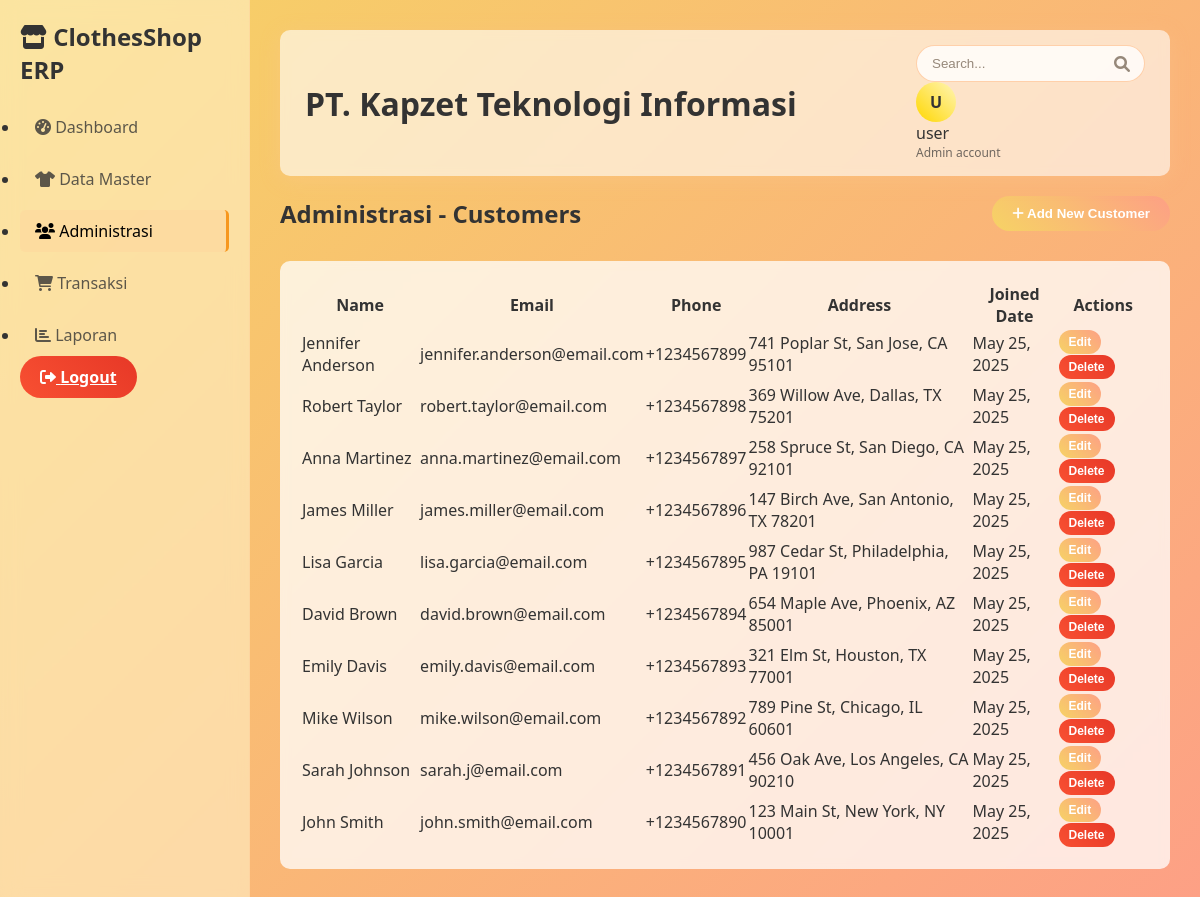
The page /customers/ (signed in) on the database its author committed.
### erp_app/models.py (models this page shows, shortened)
class Customer(models.Model):
    name = models.CharField(max_length=200)
    email = models.EmailField()
    phone = models.CharField(max_length=20)
    address = models.TextField()
    created_at = models.DateTimeField(auto_now_add=True)

### erp_app/views.py (the view, shortened to what this page needs)
# urls.py: path('customers/', views.customers, name='customers'),
@login_required
def customers(request):
    customers = Customer.objects.all().order_by('-created_at')
    context = {
        'customers': customers,
    }
    return render(request, 'customers.html', context)

### templates/customers.html (shortened to what this page needs)
{% extends 'base.html' %}
{% block content %}
<div style="display: flex; justify-content: space-between; align-items: center; margin-bottom: 20px;">
    <h2>Administrasi - Customers</h2>
    <button class="btn btn-primary" onclick="toggleAddForm()">
        <i class="fas fa-plus"></i> Add New Customer
    </button>
</div>
<div class="table-container">
    <table>
        <thead>
            <tr>
                <th>Name</th>
                <th>Email</th>
                <th>Phone</th>
                <th>Address</th>
                <th>Joined Date</th>
                <th>Actions</th>
            </tr>
        </thead>
        <tbody>
            {% for customer in customers %}
            <tr>
                <td>{{ customer.name }}</td>
                <td>{{ customer.email }}</td>
                <td>{{ customer.phone }}</td>
                <td>{{ customer.address|truncatechars:50 }}</td>
                <td>{{ customer.created_at|date:"M d, Y" }}</td>
                <td>
                    <button class="btn btn-primary" style="padding: 5px 10px; font-size: 12px;">Edit</button>
                    <button class="btn btn-danger" style="padding: 5px 10px; font-size: 12px;">Delete</button>
                </td>
            </tr>
            {% empty %}
            <tr>
                <td colspan="6" style="text-align: center; opacity: 0.7;">No customers found. Add your first customer!</td>
            </tr>
            {% endfor %}
        </tbody>
    </table>
</div>
{% endblock %}

### templates/base.html (shortened to what this page needs)
<!DOCTYPE html>
<html lang="en">
<head>
    <link href="https://cdnjs.cloudflare.com/ajax/libs/font-awesome/6.0.0/css/all.min.css" rel="stylesheet">
</head>
<body>
    <div class="container">
        {% if user.is_authenticated %}
        <div class="sidebar">
            <div class="logo">
                <h2><i class="fas fa-store"></i> ClothesShop ERP</h2>
            </div>
            <ul class="nav-menu">
                <li class="nav-item">
                    <a href="{% url 'dashboard' %}" class="nav-link {% if request.resolver_match.url_name == 'dashboard' %}active{% endif %}">
                        <i class="fas fa-tachometer-alt"></i> Dashboard
                    </a>
                </li>
                <li class="nav-item">
                    <a href="{% url 'products' %}" class="nav-link {% if request.resolver_match.url_name == 'products' %}active{% endif %}">
                        <i class="fas fa-tshirt"></i> Data Master
                    </a>
                </li>
                <li class="nav-item">
                    <a href="{% url 'customers' %}" class="nav-link {% if request.resolver_match.url_name == 'customers' %}active{% endif %}">
                        <i class="fas fa-users"></i> Administrasi
                    </a>
                </li>
                <li class="nav-item">
                    <a href="{% url 'sales' %}" class="nav-link {% if request.resolver_match.url_name == 'sales' %}active{% endif %}">
                        <i class="fas fa-shopping-cart"></i> Transaksi
                    </a>
                </li>
                <li class="nav-item">
                    <a href="{% url 'reports' %}" class="nav-link {% if request.resolver_match.url_name == 'reports' %}active{% endif %}">
                        <i class="fas fa-chart-bar"></i> Laporan
                    </a>
                </li>
            </ul>
            <div class="logout-btn">
                <a href="{% url 'logout' %}" class="btn btn-danger" style="width: 100%; text-align: center;">
                    <i class="fas fa-sign-out-alt"></i> Logout
                </a>
            </div>
        </div>
        {% endif %}
        <div class="main-content">
            {% if user.is_authenticated %}
            <div class="header">
                <div class="header-left">
                    <h1>PT. Kapzet Teknologi Informasi</h1>
                </div>
                <div class="header-right">
                    <div class="search-box">
                        <input type="text" placeholder="Search...">
                        <i class="fas fa-search"></i>
                    </div>
                    <div class="user-profile">
                        <div class="user-avatar">{{ user.first_name.0|default:user.username.0|upper }}</div>
                        <div>
                            <div style="font-weight: 500;">{{ user.first_name|default:user.username }}</div>
                            <div style="font-size: 12px; opacity: 0.7;">Admin account</div>
                        </div>
                    </div>
                </div>
            </div>
            {% endif %}
            {% block content %}
            {% endblock %}
        </div>
    </div>
</body>
</html>

### templates/base.html (style rules this page uses)
* { margin: 0; padding: 0; box-sizing: border-box; }
body { font-family: 'Segoe UI', Tahoma, Geneva, Verdana, sans-serif; background: linear-gradient(135deg, #f6d365 0%, #fda085 100%); min-height: 100vh; color: #333; }
.container { display: flex; min-height: 100vh; }
.sidebar { width: 250px; background: rgba(255, 240, 200, 0.6); backdrop-filter: blur(10px); border-right: 1px solid rgba(255, 200, 150, 0.3); padding: 20px; }
.sidebar h2 { margin-bottom: 20px; color: #333; }
.nav-link { display: block; padding: 10px 15px; color: rgba(51, 51, 51, 0.8); text-decoration: none; margin-bottom: 10px; border-radius: 5px; transition: all 0.3s ease; }
.nav-link:hover, .nav-link.active { background: rgba(255, 200, 150, 0.2); color: #000; border-right: 3px solid #f7971e; }
.main-content { flex: 1; padding: 30px; }
.header { display: flex; justify-content: space-between; align-items: center; background: rgba(255, 255, 255, 0.6); backdrop-filter: blur(5px); padding: 15px 25px; border-radius: 10px; margin-bottom: 20px; box-shadow: 0 4px 20px rgba(255, 200, 150, 0.3); }
.user-avatar { width: 40px; height: 40px; background: linear-gradient(45deg, #ffd700, #fff5b7); border-radius: 50%; display: flex; justify-content: center; align-items: center; font-weight: bold; color: #333; margin-right: 10px; }
.search-box { position: relative; }
.search-box input { padding: 10px 35px 10px 15px; border-radius: 20px; border: 1px solid rgba(255, 180, 120, 0.6); background: rgba(255, 255, 255, 0.8); color: #333; outline: none; }
.search-box input::placeholder { color: rgba(80, 60, 40, 0.6); }
.search-box i { position: absolute; top: 50%; right: 15px; transform: translateY(-50%); color: rgba(80, 60, 40, 0.6); }
.table-container { margin-top: 30px; overflow-x: auto; background: rgba(255, 255, 255, 0.75); border-radius: 10px; padding: 20px; backdrop-filter: blur(5px); }
.btn { padding: 10px 20px; border: none; border-radius: 30px; cursor: pointer; transition: all 0.3s ease; font-weight: 600; }
.btn-primary { background: linear-gradient(45deg, #f6d365, #fda085); color: #fff; }
.btn-danger { background: linear-gradient(45deg, #f85032, #e73827); color: #fff; }

### rows shown on the page
Customer: name "Jennifer Anderson", email "jennifer.anderson@email.com", phone "+1234567899", address "741 Poplar St, San Jose, CA 95101", created_at "May 25, 2025"
Customer: name "Robert Taylor", email "robert.taylor@email.com", phone "+1234567898", address "369 Willow Ave, Dallas, TX 75201", created_at "May 25, 2025"
Customer: name "Anna Martinez", email "anna.martinez@email.com", phone "+1234567897", address "258 Spruce St, San Diego, CA 92101", created_at "May 25, 2025"
Customer: name "James Miller", email "james.miller@email.com", phone "+1234567896", address "147 Birch Ave, San Antonio, TX 78201", created_at "May 25, 2025"
Customer: name "Lisa Garcia", email "lisa.garcia@email.com", phone "+1234567895", address "987 Cedar St, Philadelphia, PA 19101", created_at "May 25, 2025"
Customer: name "David Brown", email "david.brown@email.com", phone "+1234567894", address "654 Maple Ave, Phoenix, AZ 85001", created_at "May 25, 2025"
Customer: name "Emily Davis", email "emily.davis@email.com", phone "+1234567893", address "321 Elm St, Houston, TX 77001", created_at "May 25, 2025"
Customer: name "Mike Wilson", email "mike.wilson@email.com", phone "+1234567892", address "789 Pine St, Chicago, IL 60601", created_at "May 25, 2025"
Customer: name "Sarah Johnson", email "sarah.j@email.com", phone "+1234567891", address "456 Oak Ave, Los Angeles, CA 90210", created_at "May 25, 2025"
Customer: name "John Smith", email "john.smith@email.com", phone "+1234567890", address "123 Main St, New York, NY 10001", created_at "May 25, 2025"

### other values the page prints
{{ user.first_name.0|default:user.username.0|upper }} "U"
{{ user.first_name|default:user.username }} "user"
